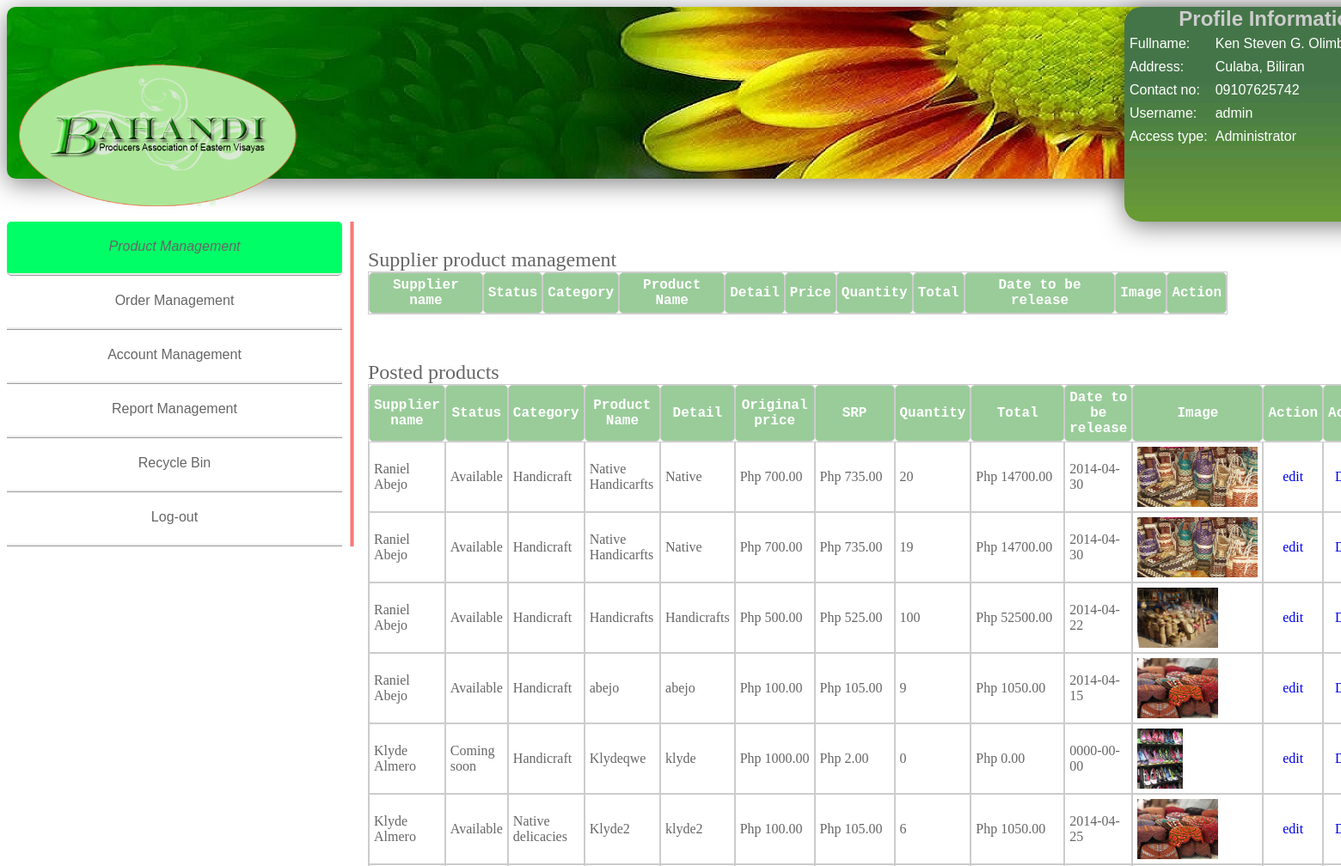
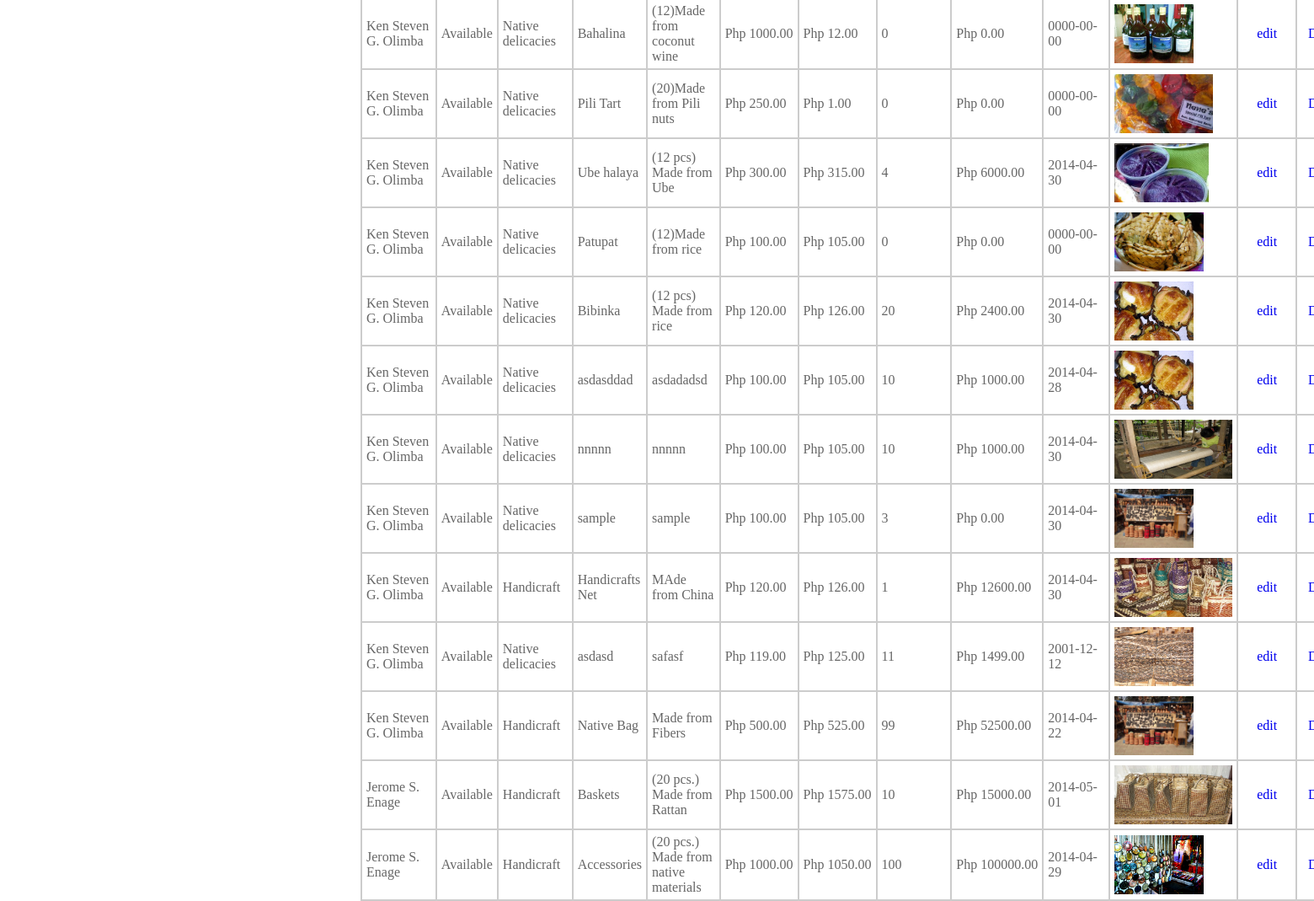
The app's page /admin/product.php (signed in) with its own data (2 pictures, top to bottom).
### tables this page shows
CREATE TABLE `adminproduct` (
  `id` int(155) NOT NULL auto_increment,
  `sid` int(155) NOT NULL,
  `sname` varchar(255) NOT NULL,
  `status` varchar(150) NOT NULL,
  `category` varchar(150) NOT NULL,
  `pname` varchar(150) NOT NULL,
  `detail` varchar(150) NOT NULL,
  `price` int(100) NOT NULL,
  `srp` int(100) NOT NULL,
  `quantity` int(100) NOT NULL,
  `total` int(100) NOT NULL,
  `date` date NOT NULL,
  `image` varchar(150) NOT NULL,
  PRIMARY KEY  (`id`)
);

### admin/product.php (the view, shortened to what this page needs)
<?php
if(isset($_SESSION['admin'])){
?>
<!DOCTYPE html PUBLIC "-//W3C//DTD XHTML 1.0 Transitional//EN" "http://www.w3.org/TR/xhtml1/DTD/xhtml1-transitional.dtd">
<html xmlns="http://www.w3.org/1999/xhtml">
<head>
<link href="css/admin.css" rel="stylesheet" type="text/css">
<div id = "header_product">
<div id="user_info2">
<?php
if(isset($_SESSION['admin'])){
		$name=$_SESSION['name'];
		$address=$_SESSION['address'];
		$contact=$_SESSION['contact'];
}
?>
<font face="Tahoma, Geneva, sans-serif" size="5" color="#CCC"><center><b>Profile Information</b></center></font>
<Font face="Tahoma, Geneva, sans-serif" color="#FFF">
<table cellpadding="3" cellspacing="3">
<tr>
<td>Fullname:</td>
<td><?php echo $name ?></td>
</tr>
<tr>
<td>Address:</td>
<td><?php echo $address ?></td>
</tr>
<tr>
<td>Contact no:</td>
<td><?php echo $contact ?></td>
</tr>
<tr>
<td>Username:</td>
<td><?php echo $_SESSION['user'];?></td>
</tr>
<tr>
<td>Access type:</td>
<td><?php echo $_SESSION['type'];?></td>
</tr>
</table>
</font>
<br>
</div>
<img src="image/logo.png" height="300" width="350" class="logo" />
</div>
</head>
<body>
<div id="leftnav">
 <div class="link1" id="current"><a href="#"><font color="#666666">Product Management</font></a><br></div>
 <div class="link1"><a href="admin_order.php"><font color="#666666">Order Management</font></a><br></div>
  <div class="link1"><a href="supplieraccount.php"><font color="#666666">Account Management</font></a><br></div>
<div class="link1"><a href="admin_sale.php"><font color="#666666">Report Management</font></a><br></div>
    <div class="link1"><a href="recycle.php"><font color="#666666">Recycle Bin</font></a><br></div>
    <div class="link1"><a href="logout.php"><font color="#666666">Log-out</font></a><br></div>
    </div>
</body>
<br><br>
<div id="body">
<code>
<br><br><br><font color="#666666" size="5" face="Tahoma, Geneva sans-serif">Supplier product management</font>
<br>
<form action="<?php echo $_SERVER['PHP_SELF'];?>" method="post">
<table cellspacing="0" cellpadding="0" border="1" bordercolor="#CCCCCC" width="1000">
<thead>
	<tr>
    	<th class="text1"> Supplier name</th>
        <th class="text1"> Status</th>
        <th class="text1"> Category</th>
		<th class="text1"> Product Name</th>
		<th class="text1"> Detail </th>
		<th class="text1"> Price </th>
        <th class="text1"> Quantity </th>
         <th class="text1"> Total </th>
         <th class="text1"> Date to be release </th>
         <th class="text1"> Image</th>
         <th class="text1"> Action</th>
	</tr>
</thead>
</table>
</form>
</code>
<br><br><br><font color="#666666" size="5" face="Tahoma, Geneva sans-serif">Posted products</font>
<br>
<form action="<?php echo $_SERVER['PHP_SELF'];?>" method="post">
<table cellspacing="0" cellpadding="0" border="1" bordercolor="#CCCCCC" width="1000">
<thead>
	<tr>
    	<th class="text1"> Supplier name</th>
        <th class="text1"> Status</th>
        <th class="text1"> Category</th>
		<th class="text1"> Product Name</th>
		<th class="text1"> Detail </th>
		<th class="text1"> Original price </th>
        <th class="text1"> SRP </th>
        <th class="text1"> Quantity </th>
         <th class="text1"> Total </th>
         <th class="text1"> Date to be release </th>
         <th class="text1"> Image</th>
         <th class="text1"> Action</th>
         <th class="text1"> Action</th>
	</tr>
</thead>
<tbody>
<tbody>
	<?php
		include('connect.php');
		$result = $db->prepare("SELECT * FROM adminproduct ORDER by sname DESC");
		$result->execute();
		for($i=0; $row = $result->fetch(); $i++){
	?>
	<tr class="record">
 		<td width="auto" class="text2"><?php echo $row['sname']; ?></td>
		<td width="auto" class="text2"><?php echo $row['status']; ?></td>
		<td width="auto" class="text2"><?php echo $row['category']; ?></td>
		<td width="auto" class="text2"><?php echo $row['pname']; ?></td>
        <td width="auto" class="text2"><?php echo $row['detail']; ?></td>
        <td width="auto" class="text2">Php&nbsp;<?php echo $row['price'];?>.00</td>
        <td width="auto" class="text2">Php&nbsp;<?php echo $row['srp'];?>.00</td>
        <td width="auto" class="text2"><?php echo $row['quantity']; ?></td>
        <td width="auto" class="text2">Php&nbsp;<?php echo $row['total']; ?>.00</td>
        <td width="auto" class="text2"><?php echo $row['date']; ?></td>
        <td width="auto" class="text2"><a href="view_image.php?id=<?php echo $row['id']; ?>"><img src="<?php echo $row['image']; ?>" "width="70" height="70" alt="Image path Invalid"  /></a></td>
         <td width="auto" class="edit" align="center"><a href="edit_product.php?id=<?php echo $row['id']; ?>"> edit </a></td>
        <td width="auto" class="edit" align="center"><a href="delete_product.php?id=<?php echo $row['id']; ?>"> Delete </a></td>
	</tr>
	<?php
		}
	?>
</tbody>
</table>
</form>
</div>
</html>
<?php
    }else
        header('location:index.php');
?>

### admin/css/admin.css (style rules this page uses)
#user_info2 { height:250px; width: 340px; position:absolute; margin:0px 0px 0px 1300px; size:2px; border-radius:20px; background-image:url(../../image/green-hd-color-background-wallpaper-background-color-theme-abstract-images-background-wallpaper.jpg); box-shadow: inset 0 0px rgba(255,255,255,0.2), inset 0 0px 0px rgba(0,1,0,0.4), 0 5px 30px rgba(0,0,0,.5); }
#header_product { margin: 0px 0px 0px 0px; height:200px; width: 1600px; padding: 0px; position:absolute; border-radius: 10px; background: -webkit-linear-gradient(top, green 1%,white 99%); background: -o-linear-gradient(top, green 1%,white 99%); background: -ms-linear-gradient(top, green 1%,white 99%); background: linear-gradient(top, green 1%,white 99%s); filter: progid:DXImageTransform.Microsoft.gradient( startColorstr='#ffffff', endColorstr='#ededed',GradientType=0 ); background: -moz-linear-gradient(top, green,white); box-shadow: inset 0 0px rgba(255,255,255,0.2), inset 0 0px 0px rgba(0,1,0,0.4), 0 5px 30px rgba(0,0,0,.5); background-image:url(../image/header.jpg) }
.text1 { color:#FFF; border-radius: 5px; background-color: #9C9; padding: 5px; font-family:"Courier New", Courier, monospace; 5px; }
.text2 { color: #666; padding: 5px; font-family:Georgia, "Times New Roman", Times, serif; }
#leftnav { position:absolute; border-right: double; border-right-color:#F00; width: 400px; height: auto; padding: 0px; margin: 250px 0px 0px 0px; }
#body { position:absolute; width: 1000px; height:auto; padding: 0px; margin: 200px 0px 0px 420px; color:#006; border-color:#000; size:2px; }
#current { background-color:#0F6; border-radius: 5px; font-style:italic; }
.link1 { border-bottom-style: ridge; height:20px; width:350px; text-align:center; font-family: "Arial Black", Gadget, sans-serif; padding: 20px; }
a { text-decoration: none }

### records on screen
adminproduct: sname "Raniel Abejo", status "Available", category "Handicraft", pname "Native Handicarfts", detail "Native", price "700", srp "735", quantity "20", total "14700", date "2014-04-30", image (picture)
adminproduct: sname "Raniel Abejo", status "Available", category "Handicraft", pname "Native Handicarfts", detail "Native", price "700", srp "735", quantity "19", total "14700", date "2014-04-30", image (picture)
adminproduct: sname "Raniel Abejo", status "Available", category "Handicraft", pname "Handicrafts", detail "Handicrafts", price "500", srp "525", quantity "100", total "52500", date "2014-04-22", image (picture)
adminproduct: sname "Raniel Abejo", status "Available", category "Handicraft", pname "abejo", detail "abejo", price "100", srp "105", quantity "9", total "1050", date "2014-04-15", image (picture)
adminproduct: sname "Klyde Almero", status "Coming soon", category "Handicraft", pname "Klydeqwe", detail "klyde", price "1000", srp "2", quantity "0", total "0", date "0000-00-00", image (picture)
adminproduct: sname "Klyde Almero", status "Available", category "Native delicacies", pname "Klyde2", detail "klyde2", price "100", srp "105", quantity "6", total "1050", date "2014-04-25", image (picture)
adminproduct: sname "Ken Steven G. Olimba", status "Available", category "Native delicacies", pname "Bahalina", detail "(12)Made from coconut wine", price "1000", srp "12", quantity "0", total "0", date "0000-00-00", image (picture)
adminproduct: sname "Ken Steven G. Olimba", status "Available", category "Native delicacies", pname "Pili Tart", detail "(20)Made from Pili nuts", price "250", srp "1", quantity "0", total "0", date "0000-00-00", image (picture)
adminproduct: sname "Ken Steven G. Olimba", status "Available", category "Native delicacies", pname "Ube halaya", detail "(12 pcs) Made from Ube", price "300", srp "315", quantity "4", total "6000", date "2014-04-30", image (picture)
adminproduct: sname "Ken Steven G. Olimba", status "Available", category "Native delicacies", pname "Patupat", detail "(12)Made from rice", price "100", srp "105", quantity "0", total "0", date "0000-00-00", image (picture)
adminproduct: sname "Ken Steven G. Olimba", status "Available", category "Native delicacies", pname "Bibinka", detail "(12 pcs) Made from rice", price "120", srp "126", quantity "20", total "2400", date "2014-04-30", image (picture)
adminproduct: sname "Ken Steven G. Olimba", status "Available", category "Native delicacies", pname "asdasddad", detail "asdadadsd", price "100", srp "105", quantity "10", total "1000", date "2014-04-28", image (picture)
adminproduct: sname "Ken Steven G. Olimba", status "Available", category "Native delicacies", pname "nnnnn", detail "nnnnn", price "100", srp "105", quantity "10", total "1000", date "2014-04-30", image (picture)
adminproduct: sname "Ken Steven G. Olimba", status "Available", category "Native delicacies", pname "sample", detail "sample", price "100", srp "105", quantity "3", total "0", date "2014-04-30", image (picture)
adminproduct: sname "Ken Steven G. Olimba", status "Available", category "Handicraft", pname "Handicrafts Net", detail "MAde from China", price "120", srp "126", quantity "1", total "12600", date "2014-04-30", image (picture)
adminproduct: sname "Ken Steven G. Olimba", status "Available", category "Native delicacies", pname "asdasd", detail "safasf", price "119", srp "125", quantity "11", total "1499", date "2001-12-12", image (picture)
adminproduct: sname "Ken Steven G. Olimba", status "Available", category "Handicraft", pname "Native Bag", detail "Made from Fibers", price "500", srp "525", quantity "99", total "52500", date "2014-04-22", image (picture)
adminproduct: sname "Jerome S. Enage", status "Available", category "Handicraft", pname "Baskets", detail "(20 pcs.) Made from Rattan", price "1500", srp "1575", quantity "10", total "15000", date "2014-05-01", image (picture)
adminproduct: sname "Jerome S. Enage", status "Available", category "Handicraft", pname "Accessories", detail "(20 pcs.) Made from native materials", price "1000", srp "1050", quantity "100", total "100000", date "2014-04-29", image (picture)

### other values on screen
$name "Ken Steven G.…"
$address "Culaba, Biliran"
$contact "09107625742"
$_SESSION['user'] "admin"
$_SESSION['type'] "Administrator"
